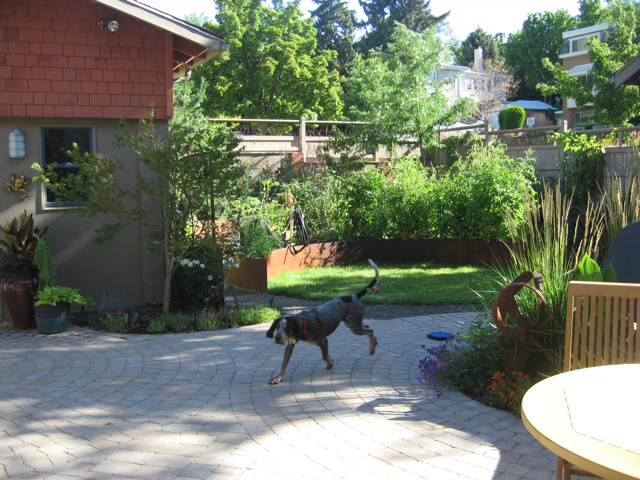
#> input picture jupyter_notebooks/houndog1.png, 640 x 480 px, found by its file name
$ python example.py
#> lines starting #> are read from the running program, lines starting #| are printed output that depends on the picture

import skimage
from skimage import io

import matplotlib.pyplot as plt
import numpy as np


def color2grey(img):
    b = [.3, .6, .1]
    return np.dot(img[...,:3], b)

img = io.imread('project1_images/project1_images/houndog1.png')
#> img is the input picture: shape (480, 640, 4); mean R, G, B, A 113.4, 120.9, 105.1, 255

print(img.shape)
#| (480, 640, 4)
plt.imshow(img)
plt.title('Dog')
plt.show()

gray_img = color2grey(img)
#> in color2grey, `return np.dot(img[...,:3], b)`:
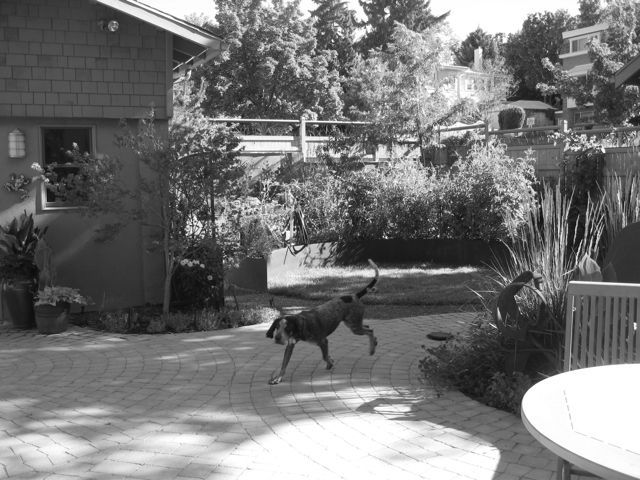
#> returned value: shape (480, 640) float64; min 12, max 255, mean 117.1
print(gray_img.shape)
#| (480, 640)
plt.imshow(gray_img, cmap='gray')
plt.show()
